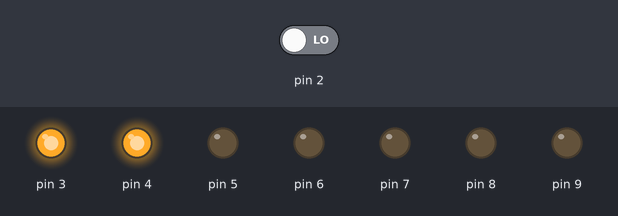
Bench run of a sketch on a simulated Arduino Uno, built with avr-gcc and run on an emulated ATmega328P. On the bench: output pins drawn as LEDs (lit = HIGH). Dashed ring = blinking. Inputs (shaded band) come from the test bench; at power-on: pin 2 LOW.

Above: at 1.2 s.
1.3 s: pin 2 driven HIGH
At 1.4 s:
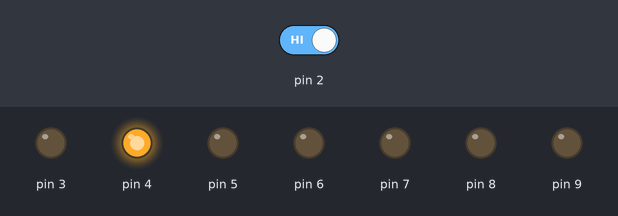
At 3.1 s:
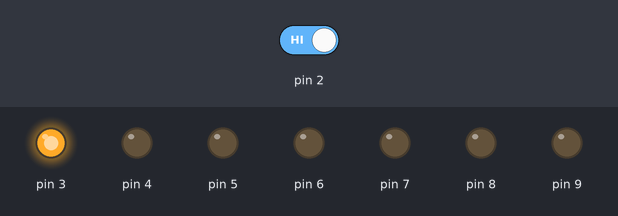
4.3 s: pin 2 driven LOW
At 4.98 s:
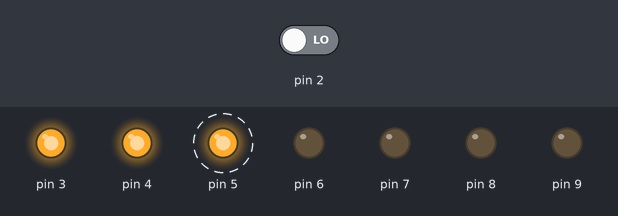
Timing chart, 0 to 13.3 s (numbered marks = the images above; inputs shaded):
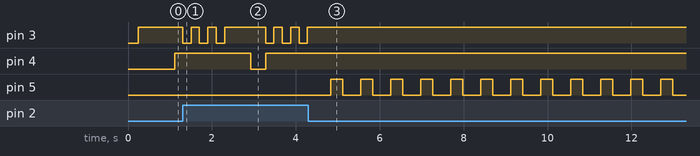

The sketch:

lightgame.ino
```cpp
int switchState = 0; //variable for the button press check
int currentLevel = 1; //current "level" of the game that begins at one
int maxLight = 9; //the max pin that is being used
int minLight = 3; //the minimum pin that is used. The levels progress from minLight to maxLight sequentially
int timer = 0;

void setup() {
  //PIN INITIATION
  pinMode(2, INPUT);
  pinMode(3, OUTPUT);
  pinMode(4, OUTPUT);
  pinMode(5, OUTPUT);
  pinMode(6, OUTPUT);
  pinMode(7, OUTPUT);
  pinMode(8, OUTPUT);
  pinMode(9, OUTPUT);
}

void loop() {

  //INITIALIZE LOOP
  delay(250 / currentLevel);
  int currentLight = currentLevel + 3;
  for(int i = minLight; i < currentLight; i++){
    digitalWrite(i, HIGH);
  }

  //BEGIN NO LIGHT LOOP
   digitalWrite(currentLight, LOW);
      do{
    switchState = digitalRead(2);
    if(switchState == HIGH){
      if(currentLevel != 1){
        for(int i = maxLight; i > 3; i--){
          digitalWrite(i, LOW);
          delay(100);
        }
        currentLevel = 1;
        currentLight = currentLevel + 3;
      }
      break;
    }
    timer++;
    delay(10 / (currentLevel * 0.8));
  }while(timer <= 50);
  timer = 0;
  //END NO LIGHT LOOP

  delay(250 / currentLevel);

  //BEGIN LIGHT LOOP
  digitalWrite(currentLight, HIGH);
  do{
    switchState = digitalRead(2);
    if(switchState == HIGH){
      currentLevel++;
      digitalWrite(currentLight, HIGH);
      //CELEBRATION
      digitalWrite(3, LOW);
      delay(200);
      digitalWrite(3, HIGH);
      delay(200);
      digitalWrite(3, LOW);
      delay(200);
      digitalWrite(3, HIGH);
      delay(200);
      digitalWrite(3, LOW);
      delay(200);
      digitalWrite(3, HIGH);
      //END CELEBRATION
      break;
    }
    timer++;
    delay(5 / (currentLevel * 0.8));
  }while(timer <= 50);
  timer = 0;
  //END LIGHT LOOP
}
```

Measured:
- after the input at 1.3 s, pin 3: HIGH → LOW at once, → HIGH 0.20 s later, → LOW 0.20 s later, → HIGH 0.20 s later, … (12 changes in this stretch)
- after the input at 4.3 s, pin 3, pin 4: stops changing and stays HIGH; pin 5: alternates HIGH for 0.28 s and LOW for 0.43 s, starting after 0.54 s
